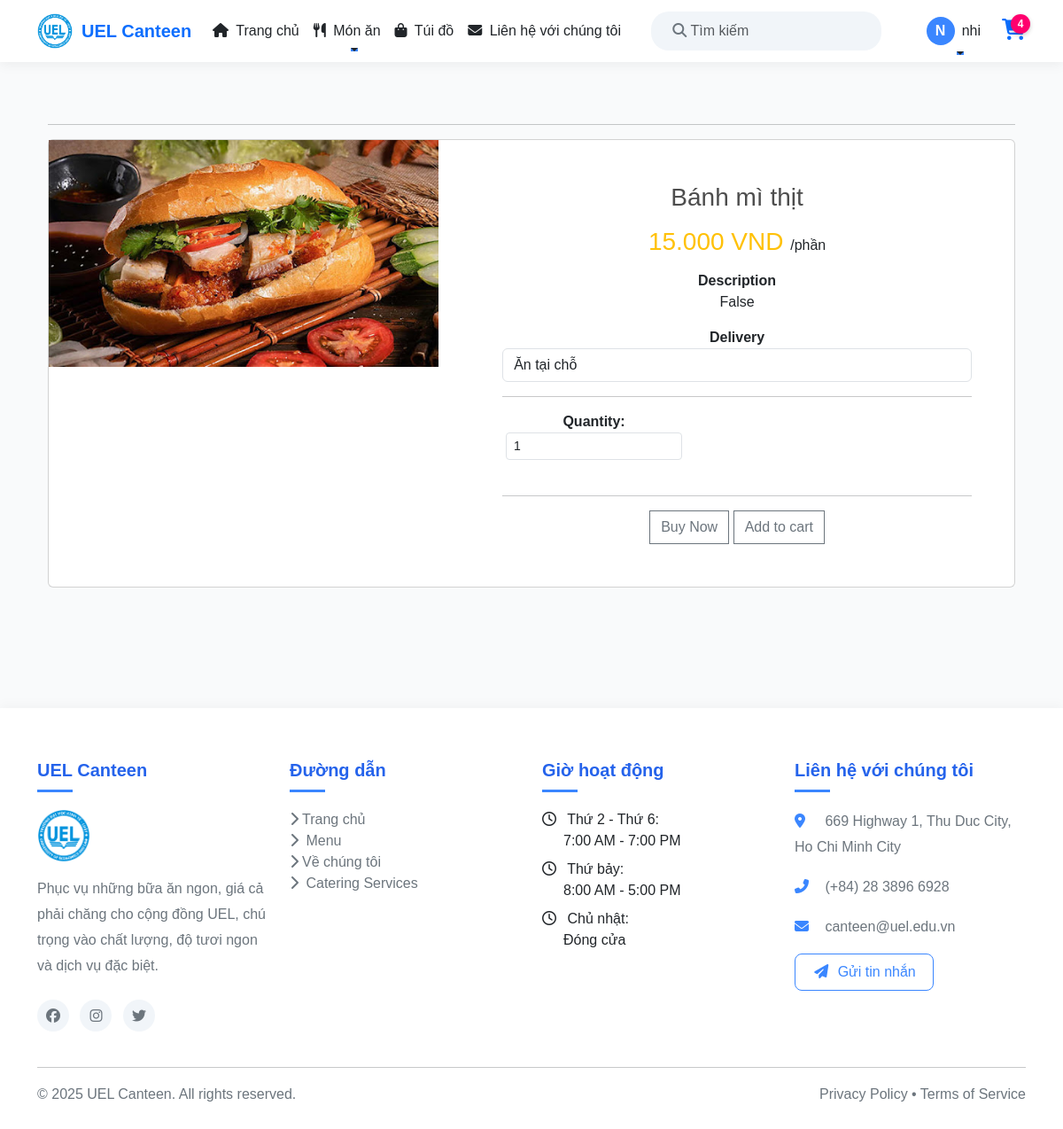
The page /detail/?id=1 (signed in) on the database its author committed.
### app/models.py (models this page shows, shortened)
class Product(models.Model):
    category = models.ManyToManyField(Category,related_name='product')
    name = models.CharField(max_length=5000,null=True)
    price = models.FloatField()
    digital = models.BooleanField(default=False,null=True,blank=False)
    image = models.ImageField(upload_to='images/',null=True,blank=True)
    detail =models.TextField(default=False,null=True,blank=True)
    @property
    def ImageURL(self):
        try:
            url = self.image.url
        except:
            url = ''
        return url

### app/views.py (the view)
# urls.py: path('detail/', views.detail, name='detail'),
def detail(request):
    if request.user.is_authenticated:
        customer = request.user
        order, created = Order.objects.get_or_create(customer = customer,complete = False)
        items = order.orderitem_set.all()
        cartItems = order.get_cart_items
        user_not_login="hidden"
        user_login = "show"
    else:
        items = []
        order = {'get_cart_items': 0, 'get_cart_total': 0}
        cartItems = order.get_cart_items
        user_not_login= "show"
        user_login = "hidden"
    id = request.GET.get('id','')
    products = Product.objects.filter(id=id)
    categories = Category.objects.filter(is_sub = False)
    active_category = request.GET.get('category','')
    context= {'products':products,' categories': categories,'items':items,'order':order,'cartItems':cartItems,'user_not_login':user_not_login,'user_login':user_login}
    return render(request,'app/detail.html',context)

### app/models.py (called while the page is built)
    @property
    def get_cart_items(self):
        orderitems = self.orderitem_set.all()
        total = sum([item.quantity for item in orderitems])
        return total

### app/templates/app/detail.html (shortened to what this page needs)
{% extends 'app/base.html' %}
{% load static %}
    {% block register %}
    <div class="container">
        <br>
        <hr>
        {% for product in products %}
        <div class="card mb-4">
            <div class="row">
                <aside class="col-sm-5 border-right d-flex justify-content-center">
                    <article class="gallery-wrap">
                        <div class="img-big-wrap">
                            <div> <a href="#"><img src="{{ product.ImageURL }}" alt="{{ product.name }}" class="img-fluid"></a></div>
                        </div>
                    </article>
                </aside>
                <aside class="col-sm-7">
                    <article class="card-body p-5 text-center">
                        <h3 class="title mb-3">{{ product.name }}</h3>
                        <p class="price-detail-wrap">
                            <span class="price h3 text-warning">
                                <span class="num">{{ product.price }}00 VND</span>
                            </span>
                            <span>/phần </span>
                        </p>
                        <dl class="item-property">
                            <dt>Description</dt>
                            <dd><p class='about'>{{ product.detail }}</p></dd>
                        </dl>
                        <dl class="param param-feature">
                            <dt>Delivery</dt>
                            <dd>
                                <select class="form-control">
                                    <option value="dine_in">Ăn tại chỗ</option>
                                </select>
                            </dd>
                        </dl>
                        <hr>
                        <div class="row align-items-center">
                            <div class="col-sm-5 d-flex justify-content-center">
                                <dl class="param param-inline text-center">
                                    <dt>Quantity: </dt>
                                    <dd>
                                        <input type="number" class="form-control form-control-sm" min="1" value="1" ;">
                                    </dd>
                                </dl>
                            </div>
                            <div class="col-sm-7">
                            </div>
                        </div>
                        <hr>
                        <div class="text-center">
                            <button data-product="{{ product.id }}" data-action="add" class="btn btn-outline-secondary add-btn update-cart">Buy Now</button>
                            <button data-product="{{ product.id }}" data-action="add" class="btn btn-outline-secondary add-btn update-cart">Add to cart</button>
                        </div>
                    </article>
                </aside>
            </div>
        </div>
        {% endfor %}
    </div>
    <br><br>
    {% endblock register %}

### app/templates/app/base.html (shortened to what this page needs)
{% load static %}
<!DOCTYPE html>
<html lang="en">
<head>
    <link href="https://cdn.jsdelivr.net/npm/bootstrap@5.3.3/dist/css/bootstrap.min.css" rel="stylesheet">
    <link href="{% static 'app/css/style.css' %}" rel="stylesheet">
    <link href="{% static 'app/css/main.css' %}" rel="stylesheet">
    <link href="{% static 'app/css/owl.carousel.min.css' %}" rel="stylesheet">
    <link rel="stylesheet" href="https://cdnjs.cloudflare.com/ajax/libs/font-awesome/6.5.1/css/all.min.css">
</head>
<body>
    <nav class="navbar navbar-expand-lg fixed-top">
        <div class="container">
            <a class="navbar-brand" href="{% url 'home' %}">
                <img src="{% static 'images/images/logo.png' %}" alt="Logo">
                <span class="fw-bold text-primary">UEL Canteen</span>
            </a>
            <div class="collapse navbar-collapse" id="navbarNav">
                <ul class="navbar-nav me-auto">
                    <li class="nav-item">
                        <a class="nav-link {% if request.path == '/' %}active{% endif %}" href="{% url 'home' %}">
                            <i class="fas fa-home me-1"></i> Trang chủ
                        </a>
                    </li>
                    <li class="nav-item dropdown">
                        <a class="nav-link dropdown-toggle" href="#" data-bs-toggle="dropdown">
                            <i class="fas fa-utensils me-1"></i> Món ăn
                        </a>
                    </li>
                    <li class="nav-item">
                        <a class="nav-link {% if 'cart' in request.path %}active{% endif %}" href="{% url 'cart' %}">
                            <i class="fas fa-shopping-bag me-1"></i> Túi đồ
                        </a>
                    </li>
                    <li class="nav-item">
                        <a class="nav-link {% if 'contact' in request.path %}active{% endif %}" href="{% url 'contact' %}">
                            <i class="fas fa-envelope me-1"></i> Liên hệ với chúng tôi
                        </a>
                    </li>
                </ul>
                <div class="search-bar me-3">
                    <form class="d-flex" method="POST" action="{% url 'search' %}">
                        <input type="search" class="    form-control" placeholder=" Tìm kiếm" name="  searched">
                        <button class="btn" type="submit">
                            <i class="fas fa-search"></i>
                        </button>
                    </form>
                </div>
                <ul class="navbar-nav ms-auto">
                    {% if request.user.is_authenticated %}
                        <li class="nav-item dropdown">
                            <a class="nav-link dropdown-toggle user-profile" href="#" data-bs-toggle="dropdown">
                                <div class="user-avatar">{{ request.user.username.0 }}</div>
                                <span>{{ request.user.username }}</span>
                            </a>
                        </li>
                    {% endif %}
                </ul>
                <a href="{% url 'cart' %}" class="ms-3 cart-container">
                    <span class="cart-badge">{{ cartItems }}</span>
                </a>
            </div>
        </div>
    </nav>
    <div class="container main-container mt-4">
        {% block register %}{% endblock register %}
    </div>
    <footer>
        <div class="container">
            <div class="row">
                <div class="col-lg-3 col-md-6 mb-4">
                    <h5>UEL Canteen</h5>
                    <img src="{% static 'images/images/logo.png' %}" alt="Logo" class="mb-3" width="60">
                    <p>Phục vụ những bữa ăn ngon, giá cả phải chăng cho cộng đồng UEL, chú trọng vào chất lượng, độ tươi ngon và dịch vụ đặc biệt.</p>
                    <div class="footer-icons">
                        <a href="#"><i class="fab fa-facebook"></i></a>
                        <a href="#"><i class="fab fa-instagram"></i></a>
                        <a href="#"><i class="fab fa-twitter"></i></a>
                    </div>
                </div>
                <div class="col-lg-3 col-md-6 mb-4">
                    <h5>Đường dẫn </h5>
                    <ul class="list-unstyled">
                        <li><a href="{% url 'home' %}"><i class="fas fa-chevron-right me-1"></i>Trang chủ </a></li>
                        <li><a href="{% url 'category' %}"><i class="fas fa-chevron-right me-1"></i> Menu </a></li>
                        <li><a href="#"><i class="fas fa-chevron-right me-1"></i>Về chúng tôi </a></li>
                        <li><a href="#"><i class="fas fa-chevron-right me-1"></i> Catering Services</a></li>
                    </ul>
                </div>
                <div class="col-lg-3 col-md-6 mb-4">
                    <h5>Giờ hoạt động </h5>
                    <ul class="list-unstyled">
                        <li><i class="far fa-clock me-2"></i> Thứ 2 - Thứ 6:<br><span class="ms-4">7:00 AM - 7:00 PM</span></li>
                        <li class="mt-2"><i class="far fa-clock me-2"></i> Thứ bảy:<br><span class="ms-4">8:00 AM - 5:00 PM</span></li>
                        <li class="mt-2"><i class="far fa-clock me-2"></i> Chủ nhật:<br><span class="ms-4">Đóng cửa</span></li>
                    </ul>
                </div>
                <div class="col-lg-3 col-md-6 mb-4 footer-contact">
                    <h5>Liên hệ với chúng tôi</h5>
                    <p><i class="fas fa-map-marker-alt"></i> 669 Highway 1, Thu Duc City, Ho Chi Minh City</p>
                    <p><i class="fas fa-phone-alt"></i> (+84) 28 3896 6928</p>
                    <p><i class="fas fa-envelope"></i> canteen@uel.edu.vn</p>
                    <div class="mt-3">
                        <a href="#" class="btn btn-outline-primary">
                            <i class="fas fa-paper-plane me-1"></i> Gửi tin nhắn
                        </a>
                    </div>
                </div>
            </div>
            <hr>
            <div class="d-flex flex-column flex-md-row justify-content-between align-items-center">
                <p class="mb-2 mb-md-0">© 2025 UEL Canteen. All rights reserved.</p>
                <p class="mb-0"><a href="#">Privacy Policy</a> • <a href="#">Terms of Service</a></p>
            </div>
        </div>
    </footer>
    <link rel="stylesheet" href="https://cdnjs.cloudflare.com/ajax/libs/OwlCarousel2/2.3.4/assets/owl.carousel.min.css">
    <link rel="stylesheet" href="https://cdnjs.cloudflare.com/ajax/libs/OwlCarousel2/2.3.4/assets/owl.theme.default.min.css">
</body>
</html>

### app/static/app/css/main.css (style rules this page uses)
body { background-color: hsl(0, 0%, 98%); }
h1,h2,h3,h4,h5,h6 { color:hsl(0, 0%, 30%); }
.col-lg-3, .col-lg-4, .col-lg-6, .col-lg-8, .col-lg-12 { margin-top: 10px; }
.btn { border-radius: 0; }

### app/templates/app/base.html (style rules this page uses)
:root { --primary: #3a86ff; --primary-dark: #2563eb; --secondary: #ff006e; --light: #f8f9fa; --dark: #212529; --gray: #6c757d; --success: #10b981; --warning: #fbbf24; --danger: #ef4444; }
body { background-color: #f9fafb; font-family: 'Poppins', sans-serif; padding-top: 76px; }
.navbar { background-color: white; box-shadow: 0 4px 12px rgba(0, 0, 0, 0.05); padding: 0.5rem 1rem; }
.navbar-brand { display: flex; align-items: center; }
.navbar-brand img { width: 40px; height: 40px; margin-right: 10px; transition: transform 0.3s; }
.nav-link { color: var(--dark); font-weight: 500; padding: 0.7rem 1rem; position: relative; transition: all 0.3s; }
.nav-link::after { content: ''; position: absolute; width: 0; height: 2px; bottom: 0; left: 50%; background-color: var(--primary); transition: all 0.3s; }
.search-bar { position: relative; }
.search-bar input { background-color: #f1f5f9; border: none; border-radius: 20px; padding: 10px 20px 10px 40px; width: 260px; transition: all 0.3s; }
.search-bar button { background-color: transparent; border: none; position: absolute; left: 12px; top: 50%; transform: translateY(-50%); color: var(--gray); }
.cart-container { position: relative; transition: transform 0.2s; }
.cart-badge { position: absolute; top: -5px; right: -5px; background-color: var(--secondary); color: white; font-size: 12px; font-weight: bold; border-radius: 50%; width: 22px; height: 22px; display: flex; align-items: center; justify-content: center; box-shadow: 0 2px 5px rgba(0, 0, 0, 0.2); transition: transform 0.2s; }
.user-profile { display: flex; align-items: center; gap: 8px; }
.user-avatar { width: 32px; height: 32px; background-color: var(--primary); color: white; display: flex; align-items: center; justify-content: center; border-radius: 50%; font-weight: bold; text-transform: uppercase; }
footer { background-color: white; box-shadow: 0 -4px 12px rgba(0, 0, 0, 0.03); color: var(--dark); padding: 3rem 0 1.5rem; margin-top: 4rem; }
footer h5 { color: var(--primary-dark); font-weight: 600; margin-bottom: 1.2rem; position: relative; padding-bottom: 0.8rem; }
footer h5::after { content: ''; position: absolute; width: 40px; height: 3px; background-color: var(--primary); bottom: 0; left: 0; }
footer a { color: var(--gray); text-decoration: none; transition: all 0.2s; }
footer p { color: var(--gray); line-height: 1.8; }
.footer-icons { margin-top: 1.5rem; }
.footer-icons i { background-color: #f1f5f9; color: var(--gray); width: 36px; height: 36px; border-radius: 50%; display: inline-flex; align-items: center; justify-content: center; margin-right: 8px; transition: all 0.3s; }
.footer-contact i { color: var(--primary); width: 20px; margin-right: 10px; }
.main-container { min-height: calc(100vh - 400px); }
.btn-outline-primary { color: var(--primary); border-color: var(--primary); border-radius: 8px; padding: 0.5rem 1.2rem; transition: all 0.3s; }

### rows shown on the page
Product: ImageURL (picture), name "Bánh mì thịt", price "15.0", detail "False"

### other values the page prints
{{ request.user.username.0 }} "N"
{{ request.user.username }} "nhi"
{{ cartItems }} "4"
